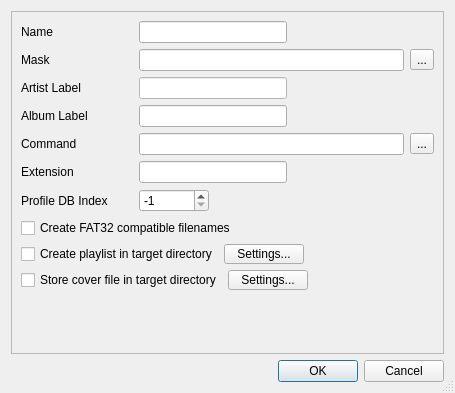
<ui version="4.0" >
 <class>AddProfileDialog</class>
 <widget class="QDialog" name="AddProfileDialog" >
  <property name="windowModality" >
   <enum>Qt::ApplicationModal</enum>
  </property>
  <property name="geometry" >
   <rect>
    <x>0</x>
    <y>0</y>
    <width>455</width>
    <height>393</height>
   </rect>
  </property>
  <property name="minimumSize" >
   <size>
    <width>455</width>
    <height>393</height>
   </size>
  </property>
  <property name="windowTitle" >
   <string>Add Profile</string>
  </property>
  <property name="windowIcon" >
   <iconset>images/profile.png</iconset>
  </property>
  <property name="sizeGripEnabled" >
   <bool>true</bool>
  </property>
  <property name="modal" >
   <bool>true</bool>
  </property>
  <layout class="QGridLayout" >
   <item row="0" column="0" >
    <widget class="QFrame" name="frame" >
     <property name="minimumSize" >
      <size>
       <width>16</width>
       <height>220</height>
      </size>
     </property>
     <property name="frameShape" >
      <enum>QFrame::StyledPanel</enum>
     </property>
     <property name="frameShadow" >
      <enum>QFrame::Raised</enum>
     </property>
     <layout class="QGridLayout" >
      <item row="0" column="0" >
       <layout class="QHBoxLayout" >
        <property name="spacing" >
         <number>6</number>
        </property>
        <property name="leftMargin" >
         <number>0</number>
        </property>
        <property name="topMargin" >
         <number>0</number>
        </property>
        <property name="rightMargin" >
         <number>0</number>
        </property>
        <property name="bottomMargin" >
         <number>0</number>
        </property>
        <item>
         <widget class="QLabel" name="label" >
          <property name="sizePolicy" >
           <sizepolicy vsizetype="Preferred" hsizetype="Fixed" >
            <horstretch>0</horstretch>
            <verstretch>0</verstretch>
           </sizepolicy>
          </property>
          <property name="minimumSize" >
           <size>
            <width>112</width>
            <height>0</height>
           </size>
          </property>
          <property name="text" >
           <string>Name</string>
          </property>
         </widget>
        </item>
        <item>
         <widget class="QLineEdit" name="lineEdit" >
          <property name="palette" >
           <palette>
            <active>
             <colorrole role="Base" >
              <brush brushstyle="SolidPattern" >
               <color alpha="255" >
                <red>255</red>
                <green>255</green>
                <blue>255</blue>
               </color>
              </brush>
             </colorrole>
            </active>
            <inactive>
             <colorrole role="Base" >
              <brush brushstyle="SolidPattern" >
               <color alpha="255" >
                <red>255</red>
                <green>255</green>
                <blue>255</blue>
               </color>
              </brush>
             </colorrole>
            </inactive>
            <disabled>
             <colorrole role="Base" >
              <brush brushstyle="SolidPattern" >
               <color alpha="255" >
                <red>255</red>
                <green>255</green>
                <blue>255</blue>
               </color>
              </brush>
             </colorrole>
            </disabled>
           </palette>
          </property>
          <property name="readOnly" >
           <bool>false</bool>
          </property>
         </widget>
        </item>
        <item>
         <spacer>
          <property name="orientation" >
           <enum>Qt::Horizontal</enum>
          </property>
          <property name="sizeHint" >
           <size>
            <width>40</width>
            <height>20</height>
           </size>
          </property>
         </spacer>
        </item>
       </layout>
      </item>
      <item row="1" column="0" >
       <layout class="QHBoxLayout" >
        <property name="spacing" >
         <number>6</number>
        </property>
        <property name="leftMargin" >
         <number>0</number>
        </property>
        <property name="topMargin" >
         <number>0</number>
        </property>
        <property name="rightMargin" >
         <number>0</number>
        </property>
        <property name="bottomMargin" >
         <number>0</number>
        </property>
        <item>
         <widget class="QLabel" name="label_2" >
          <property name="sizePolicy" >
           <sizepolicy vsizetype="Preferred" hsizetype="Fixed" >
            <horstretch>0</horstretch>
            <verstretch>0</verstretch>
           </sizepolicy>
          </property>
          <property name="minimumSize" >
           <size>
            <width>112</width>
            <height>0</height>
           </size>
          </property>
          <property name="text" >
           <string>Mask</string>
          </property>
         </widget>
        </item>
        <item>
         <widget class="QLineEdit" name="lineEdit_2" >
          <property name="palette" >
           <palette>
            <active>
             <colorrole role="Base" >
              <brush brushstyle="SolidPattern" >
               <color alpha="255" >
                <red>255</red>
                <green>255</green>
                <blue>255</blue>
               </color>
              </brush>
             </colorrole>
            </active>
            <inactive>
             <colorrole role="Base" >
              <brush brushstyle="SolidPattern" >
               <color alpha="255" >
                <red>255</red>
                <green>255</green>
                <blue>255</blue>
               </color>
              </brush>
             </colorrole>
            </inactive>
            <disabled>
             <colorrole role="Base" >
              <brush brushstyle="SolidPattern" >
               <color alpha="255" >
                <red>255</red>
                <green>255</green>
                <blue>255</blue>
               </color>
              </brush>
             </colorrole>
            </disabled>
           </palette>
          </property>
          <property name="readOnly" >
           <bool>false</bool>
          </property>
         </widget>
        </item>
        <item>
         <widget class="QToolButton" name="toolButton" >
          <property name="text" >
           <string>...</string>
          </property>
          <property name="icon" >
           <iconset resource="../audex.qrc" >:/buttons/images/wizard.png</iconset>
          </property>
         </widget>
        </item>
       </layout>
      </item>
      <item row="2" column="0" >
       <layout class="QHBoxLayout" >
        <property name="spacing" >
         <number>6</number>
        </property>
        <property name="leftMargin" >
         <number>0</number>
        </property>
        <property name="topMargin" >
         <number>0</number>
        </property>
        <property name="rightMargin" >
         <number>0</number>
        </property>
        <property name="bottomMargin" >
         <number>0</number>
        </property>
        <item>
         <widget class="QLabel" name="label_3" >
          <property name="sizePolicy" >
           <sizepolicy vsizetype="Preferred" hsizetype="Fixed" >
            <horstretch>0</horstretch>
            <verstretch>0</verstretch>
           </sizepolicy>
          </property>
          <property name="minimumSize" >
           <size>
            <width>112</width>
            <height>0</height>
           </size>
          </property>
          <property name="text" >
           <string>Artist Label</string>
          </property>
         </widget>
        </item>
        <item>
         <widget class="QLineEdit" name="lineEdit_3" >
          <property name="palette" >
           <palette>
            <active>
             <colorrole role="Base" >
              <brush brushstyle="SolidPattern" >
               <color alpha="255" >
                <red>255</red>
                <green>255</green>
                <blue>255</blue>
               </color>
              </brush>
             </colorrole>
             <colorrole role="Window" >
              <brush brushstyle="SolidPattern" >
               <color alpha="255" >
                <red>255</red>
                <green>255</green>
                <blue>255</blue>
               </color>
              </brush>
             </colorrole>
            </active>
            <inactive>
             <colorrole role="Base" >
              <brush brushstyle="SolidPattern" >
               <color alpha="255" >
                <red>255</red>
                <green>255</green>
                <blue>255</blue>
               </color>
              </brush>
             </colorrole>
             <colorrole role="Window" >
              <brush brushstyle="SolidPattern" >
               <color alpha="255" >
                <red>255</red>
                <green>255</green>
                <blue>255</blue>
               </color>
              </brush>
             </colorrole>
            </inactive>
            <disabled>
             <colorrole role="Base" >
              <brush brushstyle="SolidPattern" >
               <color alpha="255" >
                <red>255</red>
                <green>255</green>
                <blue>255</blue>
               </color>
              </brush>
             </colorrole>
             <colorrole role="Window" >
              <brush brushstyle="SolidPattern" >
               <color alpha="255" >
                <red>255</red>
                <green>255</green>
                <blue>255</blue>
               </color>
              </brush>
             </colorrole>
            </disabled>
           </palette>
          </property>
          <property name="readOnly" >
           <bool>false</bool>
          </property>
         </widget>
        </item>
        <item>
         <spacer>
          <property name="orientation" >
           <enum>Qt::Horizontal</enum>
          </property>
          <property name="sizeHint" >
           <size>
            <width>40</width>
            <height>20</height>
           </size>
          </property>
         </spacer>
        </item>
       </layout>
      </item>
      <item row="3" column="0" >
       <layout class="QHBoxLayout" >
        <property name="spacing" >
         <number>6</number>
        </property>
        <property name="leftMargin" >
         <number>0</number>
        </property>
        <property name="topMargin" >
         <number>0</number>
        </property>
        <property name="rightMargin" >
         <number>0</number>
        </property>
        <property name="bottomMargin" >
         <number>0</number>
        </property>
        <item>
         <widget class="QLabel" name="label_4" >
          <property name="sizePolicy" >
           <sizepolicy vsizetype="Preferred" hsizetype="Fixed" >
            <horstretch>0</horstretch>
            <verstretch>0</verstretch>
           </sizepolicy>
          </property>
          <property name="minimumSize" >
           <size>
            <width>112</width>
            <height>0</height>
           </size>
          </property>
          <property name="text" >
           <string>Album Label</string>
          </property>
         </widget>
        </item>
        <item>
         <widget class="QLineEdit" name="lineEdit_4" >
          <property name="palette" >
           <palette>
            <active>
             <colorrole role="Base" >
              <brush brushstyle="SolidPattern" >
               <color alpha="255" >
                <red>255</red>
                <green>255</green>
                <blue>255</blue>
               </color>
              </brush>
             </colorrole>
            </active>
            <inactive>
             <colorrole role="Base" >
              <brush brushstyle="SolidPattern" >
               <color alpha="255" >
                <red>255</red>
                <green>255</green>
                <blue>255</blue>
               </color>
              </brush>
             </colorrole>
            </inactive>
            <disabled>
             <colorrole role="Base" >
              <brush brushstyle="SolidPattern" >
               <color alpha="255" >
                <red>255</red>
                <green>255</green>
                <blue>255</blue>
               </color>
              </brush>
             </colorrole>
            </disabled>
           </palette>
          </property>
          <property name="readOnly" >
           <bool>false</bool>
          </property>
         </widget>
        </item>
        <item>
         <spacer>
          <property name="orientation" >
           <enum>Qt::Horizontal</enum>
          </property>
          <property name="sizeHint" >
           <size>
            <width>40</width>
            <height>20</height>
           </size>
          </property>
         </spacer>
        </item>
       </layout>
      </item>
      <item row="4" column="0" >
       <layout class="QHBoxLayout" >
        <item>
         <widget class="QLabel" name="label_5" >
          <property name="sizePolicy" >
           <sizepolicy vsizetype="Preferred" hsizetype="Fixed" >
            <horstretch>0</horstretch>
            <verstretch>0</verstretch>
           </sizepolicy>
          </property>
          <property name="minimumSize" >
           <size>
            <width>112</width>
            <height>0</height>
           </size>
          </property>
          <property name="text" >
           <string>Command</string>
          </property>
         </widget>
        </item>
        <item>
         <widget class="QLineEdit" name="lineEdit_5" />
        </item>
        <item>
         <widget class="QToolButton" name="toolButton_2" >
          <property name="text" >
           <string>...</string>
          </property>
          <property name="icon" >
           <iconset resource="../audex.qrc" >:/buttons/images/wizard.png</iconset>
          </property>
         </widget>
        </item>
       </layout>
      </item>
      <item row="5" column="0" >
       <layout class="QHBoxLayout" >
        <property name="spacing" >
         <number>6</number>
        </property>
        <property name="leftMargin" >
         <number>0</number>
        </property>
        <property name="topMargin" >
         <number>0</number>
        </property>
        <property name="rightMargin" >
         <number>0</number>
        </property>
        <property name="bottomMargin" >
         <number>0</number>
        </property>
        <item>
         <widget class="QLabel" name="label_7" >
          <property name="minimumSize" >
           <size>
            <width>112</width>
            <height>0</height>
           </size>
          </property>
          <property name="text" >
           <string>Extension</string>
          </property>
         </widget>
        </item>
        <item>
         <widget class="QLineEdit" name="lineEdit_6" />
        </item>
        <item>
         <spacer>
          <property name="orientation" >
           <enum>Qt::Horizontal</enum>
          </property>
          <property name="sizeHint" >
           <size>
            <width>40</width>
            <height>20</height>
           </size>
          </property>
         </spacer>
        </item>
       </layout>
      </item>
      <item row="6" column="0" >
       <layout class="QHBoxLayout" >
        <property name="spacing" >
         <number>6</number>
        </property>
        <property name="leftMargin" >
         <number>0</number>
        </property>
        <property name="topMargin" >
         <number>0</number>
        </property>
        <property name="rightMargin" >
         <number>0</number>
        </property>
        <property name="bottomMargin" >
         <number>0</number>
        </property>
        <item>
         <widget class="QLabel" name="label_6" >
          <property name="sizePolicy" >
           <sizepolicy vsizetype="Preferred" hsizetype="Fixed" >
            <horstretch>0</horstretch>
            <verstretch>0</verstretch>
           </sizepolicy>
          </property>
          <property name="minimumSize" >
           <size>
            <width>112</width>
            <height>0</height>
           </size>
          </property>
          <property name="text" >
           <string>Profile DB Index</string>
          </property>
         </widget>
        </item>
        <item>
         <widget class="QSpinBox" name="spinBox" >
          <property name="sizePolicy" >
           <sizepolicy vsizetype="Fixed" hsizetype="Fixed" >
            <horstretch>0</horstretch>
            <verstretch>0</verstretch>
           </sizepolicy>
          </property>
          <property name="minimumSize" >
           <size>
            <width>70</width>
            <height>0</height>
           </size>
          </property>
          <property name="maximumSize" >
           <size>
            <width>70</width>
            <height>16777215</height>
           </size>
          </property>
          <property name="minimum" >
           <number>-1</number>
          </property>
          <property name="maximum" >
           <number>16777215</number>
          </property>
          <property name="value" >
           <number>-1</number>
          </property>
         </widget>
        </item>
        <item>
         <spacer>
          <property name="orientation" >
           <enum>Qt::Horizontal</enum>
          </property>
          <property name="sizeHint" >
           <size>
            <width>40</width>
            <height>20</height>
           </size>
          </property>
         </spacer>
        </item>
       </layout>
      </item>
      <item row="7" column="0" >
       <widget class="QCheckBox" name="checkBox" >
        <property name="font" >
         <font>
          <weight>50</weight>
          <bold>false</bold>
         </font>
        </property>
        <property name="text" >
         <string>Create FAT32 compatible filenames</string>
        </property>
       </widget>
      </item>
      <item row="8" column="0" >
       <layout class="QHBoxLayout" >
        <item>
         <widget class="QCheckBox" name="checkBox_3" >
          <property name="font" >
           <font>
            <weight>50</weight>
            <bold>false</bold>
           </font>
          </property>
          <property name="text" >
           <string>Create playlist in target directory</string>
          </property>
         </widget>
        </item>
        <item>
         <widget class="QPushButton" name="pushButton_2" >
          <property name="maximumSize" >
           <size>
            <width>16777215</width>
            <height>20</height>
           </size>
          </property>
          <property name="text" >
           <string>Settings...</string>
          </property>
         </widget>
        </item>
        <item>
         <spacer>
          <property name="orientation" >
           <enum>Qt::Horizontal</enum>
          </property>
          <property name="sizeHint" >
           <size>
            <width>40</width>
            <height>20</height>
           </size>
          </property>
         </spacer>
        </item>
       </layout>
      </item>
      <item row="9" column="0" >
       <layout class="QHBoxLayout" >
        <item>
         <widget class="QCheckBox" name="checkBox_2" >
          <property name="font" >
           <font>
            <weight>50</weight>
            <bold>false</bold>
           </font>
          </property>
          <property name="text" >
           <string>Store cover file in target directory</string>
          </property>
         </widget>
        </item>
        <item>
         <widget class="QPushButton" name="pushButton" >
          <property name="maximumSize" >
           <size>
            <width>16777215</width>
            <height>20</height>
           </size>
          </property>
          <property name="text" >
           <string>Settings...</string>
          </property>
         </widget>
        </item>
        <item>
         <spacer>
          <property name="orientation" >
           <enum>Qt::Horizontal</enum>
          </property>
          <property name="sizeHint" >
           <size>
            <width>40</width>
            <height>20</height>
           </size>
          </property>
         </spacer>
        </item>
       </layout>
      </item>
      <item row="10" column="0" >
       <spacer>
        <property name="orientation" >
         <enum>Qt::Vertical</enum>
        </property>
        <property name="sizeHint" >
         <size>
          <width>415</width>
          <height>16</height>
         </size>
        </property>
       </spacer>
      </item>
     </layout>
    </widget>
   </item>
   <item row="1" column="0" >
    <widget class="QDialogButtonBox" name="buttonBox" >
     <property name="orientation" >
      <enum>Qt::Horizontal</enum>
     </property>
     <property name="standardButtons" >
      <set>QDialogButtonBox::Cancel|QDialogButtonBox::NoButton|QDialogButtonBox::Ok</set>
     </property>
    </widget>
   </item>
  </layout>
 </widget>
 <tabstops>
  <tabstop>lineEdit</tabstop>
  <tabstop>lineEdit_2</tabstop>
  <tabstop>lineEdit_3</tabstop>
  <tabstop>lineEdit_4</tabstop>
  <tabstop>lineEdit_5</tabstop>
  <tabstop>lineEdit_6</tabstop>
  <tabstop>spinBox</tabstop>
  <tabstop>toolButton</tabstop>
  <tabstop>buttonBox</tabstop>
 </tabstops>
 <resources>
  <include location="../audex.qrc" />
 </resources>
 <connections/>
</ui>
